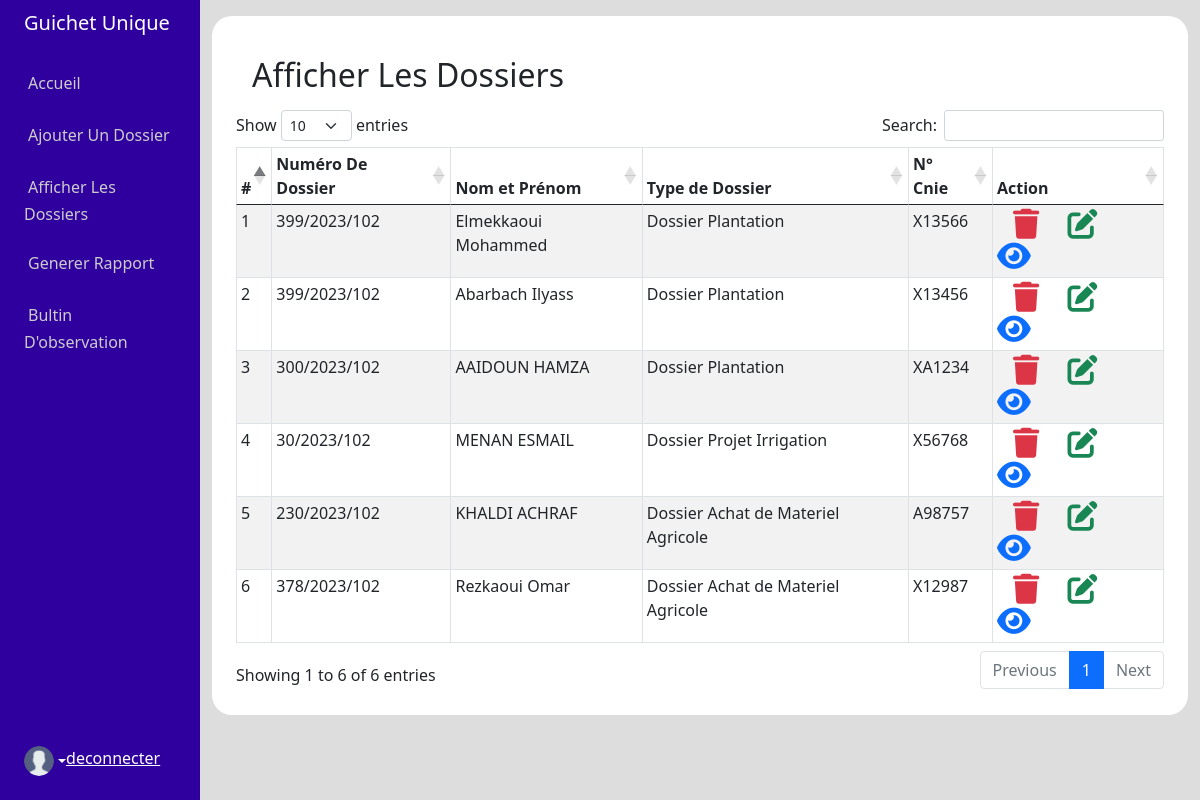
The page /indexDossier.php on the database its author committed.
### tables this page shows
CREATE TABLE "dossier" (
	"id"	INTEGER NOT NULL PRIMARY KEY AUTOINCREMENT,
	"numdossier"	INTEGER NOT NULL,
	"anneedossier"	INTEGER NOT NULL,
	"codeVille"	NUMERIC NOT NULL DEFAULT 102,
	"cnie"	TEXT NOT NULL,
	"nom"	TEXT NOT NULL,
	"prenom"	TEXT NOT NULL,
	"tel"	TEXT NOT NULL,
	"type"	TEXT NOT NULL,
	"date"	TEXT NOT NULL,
	"montant"	INTEGER NOT NULL,
	"obs1"	TEXT,
	"obs2"	TEXT,
	"obs3"	TEXT,
	"typeInt"	INTEGER,
	"dateInsert"	TEXT
);

### app/SQLiteConnection.php (called while the page is built, shortened)
<?php
class SQLiteConnection {
    public function connect() {
        try {
            $this->pdo = new \PDO("sqlite:" . Config::PATH_TO_SQLITE_FILE);
            return $this->pdo;
         } catch (\PDOException $e) {
         }
    }
}

### app/Dossier.php (called while the page is built, shortened)
<?php
    class Dossier{
        private $pdo;
        public function __construct($pdo) {
            $this->pdo = $pdo;
        }
        public function fetchDossier(){
                $stmt = $this->pdo->query('SELECT  * FROM dossier');
                $row = $stmt->fetchAll(\PDO::FETCH_ASSOC);
                return $row;
        }
    }

### indexDossier.php (the view, shortened to what this page needs)
<?php
    include (__DIR__."/resource/header.php");
?>
<link rel="stylesheet" href="https://cdn.datatables.net/1.12.1/css/dataTables.bootstrap5.min.css" />
<div class="container-fluid admin-pages">
    <?php include(__DIR__."/resource/sidebar.php"); ?>
        <div class="col py-3">
           <div class="index-page p-4">
            <h2 class="page-title m-3">Afficher Les Dossiers</h2>
            <div>
            <?php
                 $dossierObj = new Dossier((new SQLiteConnection)->connect());
                 $dossier = $dossierObj->fetchDossier();
                 ?>
            <table id="dtBasicExample" style="width:auto" class="table table-striped stripe table-bordered table-sm table_category" cellspacing="0" width="100%">
                        <thead>
                          <tr>
                            <th class="th-sm">#</th>
                            <th class="th-sm">Numéro De Dossier</th>
                            <th class="th-sm">Nom et Prénom</th>
                            <th class="th-sm">Type de Dossier</th>
                            <th class="th-sm">N° Cnie</th>
                            <th class="th-sm">Action</th>
                          </tr>
                        </thead>
                        <tbody>
                        <?php
                            $i = 0;
                            foreach($dossier as $item){
                                $i +=1;
                                echo '
                                <tr>
                                <td>'.$i.'</td>
                                <td>'.$item['numdossier'].'/'.$item['anneedossier'].'/'.$item['codeVille'].'</td>
                                <td>'.$item['nom'].' '.$item['prenom'].'</td>
                                <td>'.$item['type'].'</td>
                                <td>'.$item['cnie'].'</td>
                                <td>
                                    <span>
                                        <a href="delete.php?id='.$item['id'].'"><i class="fa-solid fa-trash text-danger ms-3 me-4" style="font-size:30px; "></i></a>
                                        <a href="updateDossier.php?id='.$item['id'].'"><i class="fa-solid fa-pen-to-square text-success me-4" style="font-size:30px;"></i></i></a>
                                        <a href="singleDossier.php?id='.$item['id'].'"><i class="fa-solid fa-eye text-primary" style="font-size:30px;"></i></i></a>
                                    </span>
                                </td>
                            </tr>
                                ';
                            }
                        ?>
                      </table>
            </div>
        </div>
</div>
        </div>
    </div>
<?php
    include (__DIR__."/resource/footer.php");
?>

### resource/header.php (shortened to what this page needs)
<!DOCTYPE html>
<html lang="en">
<head>
    <link rel="stylesheet" href="public/css/all.min.css">
    <link rel="stylesheet" href="public/css/bootstrap.min.css">
    <link rel="stylesheet" href="public/css/dataTables.bootstrap5.min.css">
    <link rel="stylesheet" href="public/css/app.css">
</head>
<body>

### resource/sidebar.php (shortened to what this page needs)
<div class="row flex-nowrap">
            <div class="col-auto col-md-3 col-xl-2 px-sm-2 px-0 sidebar">
                <div class="d-flex flex-column align-items-center align-items-sm-start px-3 pt-2 text-white min-vh-100">
                    <a href="/" class="d-flex align-items-center pb-3 mb-md-0 me-md-auto text-white text-decoration-none">
                        <span class="fs-5 d-none d-sm-inline">Guichet Unique</span>
                    </a>
                    <ul class="nav nav-pills flex-column mb-sm-auto mb-0 align-items-center align-items-sm-start" id="menu">
                        <li class="nav-item">
                            <a href="dashboard.php" class="nav-link align-middle px-0">
                                <i class="fs-4 bi-house"></i> <span class="ms-1 d-none d-sm-inline">Accueil</span>
                            </a>
                        </li>
                        <li class="nav-item">
                            <a href="createDossier.php" class="nav-link align-middle px-0">
                                <i class="fs-4 bi-house"></i> <span class="ms-1 d-none d-sm-inline">Ajouter Un Dossier</span>
                            </a>
                        </li>
                        <li class="nav-item">
                            <a href="indexDossier.php" class="nav-link align-middle px-0">
                                <i class="fs-4 bi-house"></i> <span class="ms-1 d-none d-sm-inline">Afficher Les Dossiers</span>
                            </a>
                        </li>
                        <li class="nav-item">
                            <a href="rapport.php" class="nav-link align-middle px-0">
                                <i class="fs-4 bi-house"></i> <span class="ms-1 d-none d-sm-inline">Generer Rapport</span>
                            </a>
                        </li>
                        <li class="nav-item">
                            <a href="observation.php" class="nav-link align-middle px-0">
                                <i class="fs-4 bi-house"></i> <span class="ms-1 d-none d-sm-inline">Bultin D'observation</span>
                            </a>
                        </li>
                    </ul>
                    <div class=" d-flex pb-4">
                        <a href="#" class="d-flex align-items-center text-white text-decoration-none dropdown-toggle" id="dropdownUser1" data-bs-toggle="dropdown" aria-expanded="false">
                            <img src="public/img/user.png" alt="hugenerd" width="30" height="30" class="rounded-circle">
                            <a href="index.php" class="text-white">deconnecter</a>
                        </a>
                    </div>
                </div>
            </div>

### resource/footer.php (shortened to what this page needs)
</body>
</html>

### public/css/app.css (style rules this page uses)
.sidebar { background: #2f009e; }
.sidebar ul li a { color: #ccc; }
.admin-pages { background-color: #ddd; }
.index-page { background-color: #fff; min-height: 50vh; border-radius: 20px; }

### rows shown on the page
dossier: numdossier "399", anneedossier "2023", codeVille "102", nom "Elmekkaoui", prenom "Mohammed", type "Dossier Plantation", cnie "X13566"
dossier: numdossier "399", anneedossier "2023", codeVille "102", nom "Abarbach", prenom "Ilyass", type "Dossier Plantation", cnie "X13456"
dossier: numdossier "300", anneedossier "2023", codeVille "102", nom "AAIDOUN", prenom "HAMZA", type "Dossier Plantation", cnie "XA1234"
dossier: numdossier "30", anneedossier "2023", codeVille "102", nom "MENAN", prenom "ESMAIL", type "Dossier Projet Irrigation", cnie "X56768"
dossier: numdossier "230", anneedossier "2023", codeVille "102", nom "KHALDI", prenom "ACHRAF", type "Dossier Achat de Materiel Agricole", cnie "A98757"
dossier: numdossier "378", anneedossier "2023", codeVille "102", nom "Rezkaoui", prenom "Omar", type "Dossier Achat de Materiel Agricole", cnie "X12987"
